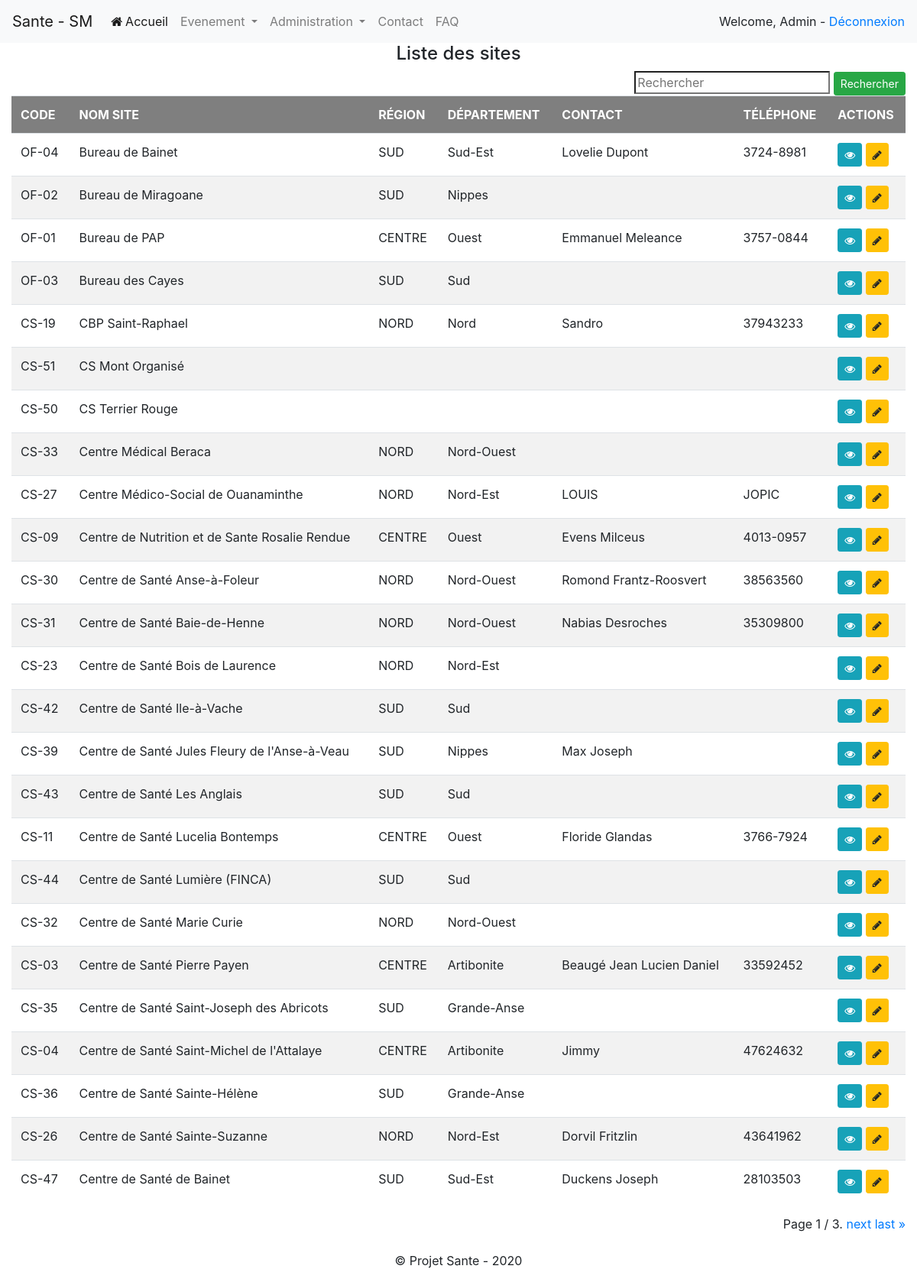
The page /list_sites/ (signed in) on the database its author committed.
### smonitoring/models.py (models this page shows, shortened)
class Site(models.Model):
	code = models.CharField(max_length=10,unique=True)
	type_site = models.CharField(max_length=10)
	nom = models.CharField(max_length=100)
	sigle = models.CharField(max_length=10, default=None, blank=True,null=True)
	region = models.CharField(max_length=100)
	departement = models.CharField(max_length=30)
	commune = models.CharField(max_length=100)
	adresse = models.CharField(max_length=100, default=None, blank=True,null=True)
	pepfar = models.CharField(max_length=10, choices = PEPFAR_CHOICES)
	contact_1 = models.CharField(max_length=100)
	tel_1 = models.CharField(max_length=100)
	contact_2 = models.CharField(max_length=100, default=None, blank=True,null=True)
	tel_2 = models.CharField(max_length=100, default=None, blank=True,null=True)
	fai = models.CharField(max_length=100, choices= FAI_CHOICES)
	internet = models.CharField(max_length=15, choices = EL_CHOICES)
	isante = models.CharField(max_length=15, choices = EL_CHOICES)
	fingerprint = models.CharField(max_length=15, choices = EL_CHOICES)

### smonitoring/views.py (the view)
# urls.py: path("list_sites/",views.list_sites,name="list_sites"),
@login_required
def list_sites(request,page=1):
	page_title = 'Liste des sites'
	context = {
		"page_title":page_title
	}
	PER_PAGE = 25
	site_list = Site.objects.all().order_by('nom')
	paginator = Paginator(site_list,PER_PAGE)
	page_number = request.GET.get('page')
	page_obj = paginator.get_page(page_number)
	context['liste_sites']=page_obj
	return render(request, 'site_list.html', context)

### smonitoring/templates/site_list.html (shortened to what this page needs)
{% extends "layout.html" %}
{% block body %}
	<h4 class="text-center">{{ page_title }}</h4>
	<form method="GET">
			<div class="pull-right">
					<input type="search" name="search" id="search" placeholder="Rechercher" />
					<button type="submit" class="btn btn-sm btn-success">Rechercher</button>
			</div>
	</form>
	<div class="table-responsive">
		<table class="table table-striped table-hover">
			<th>Code</th><th>Nom site</th><th>Région</th><th>Département</th><th>Contact</th><th>téléphone</th><th>Actions</th>
			{% if liste_sites %}
				{% for site in liste_sites %}
				<tr>
					<td>{{site.code}}</td><td>{{site.nom}}</td><td>{{site.region}}</td><td>{{site.departement}}</td><td>{{site.contact_1}}</td><td>{{site.tel_1}}</td>
					<td>
						<a href="#" class="btn btn-info btn-sm"><span class="fa fa-eye" title="Voir"></span></a>
						<a href="{% url 'edit_site' site.id %}" class="btn btn-warning btn-sm"><span class="fa fa-pencil" title="Modifier"></span></a>
					</td>
				</tr>
				{% endfor %}
			{% endif %}
		</table>
	</div>
<div class="pagination pull-right">
    <span class="step-links">
        <span class="current">
            Page {{ liste_sites.number }} / {{ liste_sites.paginator.num_pages }}.
        </span>
        {% if liste_sites.has_next %}
            <a href="?page={{ liste_sites.next_page_number }}">next</a>
            <a href="?page={{ liste_sites.paginator.num_pages }}">last &raquo;</a>
        {% endif %}
    </span>
</div>
{% endblock %}

### smonitoring/templates/layout.html (shortened to what this page needs)
<!DOCTYPE html>
<html>
<head>
	<link rel="stylesheet" href="https://maxcdn.bootstrapcdn.com/bootstrap/4.4.1/css/bootstrap.min.css">
	<link rel="stylesheet" href="https://stackpath.bootstrapcdn.com/font-awesome/4.7.0/css/font-awesome.min.css">
	{% load static %}
	<link rel="stylesheet" href="{%  static 'css/mystyle.css' %}">
</head>
<body>
	<nav class="navbar sticky-top navbar-expand-lg navbar-light bg-light">
	  <a class="navbar-brand" href="{% url 'index' %}">Sante - SM</a>
	  <div class="collapse navbar-collapse" id="navbarSupportedContent">
		<ul class="navbar-nav mr-auto">
		  <li class="nav-item active">
			<a class="nav-link" href="{% url 'index' %}"><span class="fa fa-home">&nbsp;</span>Accueil <span class="sr-only">(current)</span></a>
		  </li>
		{% if user.is_authenticated %}
		<li class="nav-item dropdown">
			<a class="nav-link dropdown-toggle" href="#" id="navbarDropdown" role="button" data-toggle="dropdown" aria-haspopup="true" aria-expanded="false">
			Evenement
			</a>
		</li>
		{% endif %}
		{% if user.is_staff %}
		<li class="nav-item dropdown">
			<a class="nav-link dropdown-toggle" href="#" id="navbarDropdown" role="button" data-toggle="dropdown" aria-haspopup="true" aria-expanded="false">
			Administration
			</a>
		</li>
		{% endif %}
		  <li class="nav-item">
			<a class="nav-link" href="#">Contact</a>
		  </li>
		  <li class="nav-item">
			<a class="nav-link" href="#" title="Foire aux questions" >FAQ</a>
		  </li>
		</ul>
		<div class="pull-right">
			{% if user.is_authenticated %}
				{% if user.first_name %}
					<span class="togle-case">Welcome, {{ user.first_name }} - </span>
				{% else %}
					<span class="togle-case">Welcome, {{ user.username }} - </span>
				{% endif %}
			<a href= "{% url 'logout' %}" >Déconnexion</a>
			{% else %}
			<a class="mr-2" href="#" ><span class="fa fa-user">&nbsp;</span>Inscription</a>
			<a class="" href="{% url 'login' %}" ><span class="fa fa-sign-in">&nbsp;</span>Connexion</a>
			{% endif %}
		</div>
	  </div>
	</nav>
	<div class="container-fluid" style="min-height:200px;">
		{% block body %}
		{% endblock body %}
	</div>
	<footer class="footer text-center mt-5">
		<p class="">&copy; Projet Sante - 2020</p>
	</footer>
</body>
</html>

### smonitoring/static/css/mystyle.css (style rules this page uses)
th { background-color: #7F7F7F ; color: #FFFFFF; text-transform: uppercase; }
.togle-case { text-transform: capitalize; }

### rows shown on the page
Site: code "OF-04", nom "Bureau de Bainet", region "SUD", departement "Sud-Est", contact_1 "Lovelie Dupont", tel_1 "3724-8981"
Site: code "OF-02", nom "Bureau de Miragoane", region "SUD", departement "Nippes"
Site: code "OF-01", nom "Bureau de PAP", region "CENTRE", departement "Ouest", contact_1 "Emmanuel Meleance", tel_1 "3757-0844"
Site: code "OF-03", nom "Bureau des Cayes", region "SUD", departement "Sud"
Site: code "CS-19", nom "CBP Saint-Raphael", region "NORD", departement "Nord", contact_1 "Sandro", tel_1 "37943233"
Site: code "CS-51", nom "CS Mont Organisé"
Site: code "CS-50", nom "CS Terrier Rouge"
Site: code "CS-33", nom "Centre Médical Beraca", region "NORD", departement "Nord-Ouest"
Site: code "CS-27", nom "Centre Médico-Social de Ouanaminthe", region "NORD", departement "Nord-Est", contact_1 "LOUIS", tel_1 "JOPIC"
Site: code "CS-09", nom "Centre de Nutrition et de Sante Rosalie Rendue", region "CENTRE", departement "Ouest", contact_1 "Evens Milceus", tel_1 "4013-0957"
Site: code "CS-30", nom "Centre de Santé Anse-à-Foleur", region "NORD", departement "Nord-Ouest", contact_1 "Romond Frantz-Roosvert", tel_1 "38563560"
Site: code "CS-31", nom "Centre de Santé Baie-de-Henne", region "NORD", departement "Nord-Ouest", contact_1 "Nabias Desroches", tel_1 "35309800"
Site: code "CS-23", nom "Centre de Santé Bois de Laurence", region "NORD", departement "Nord-Est"
Site: code "CS-42", nom "Centre de Santé Ile-à-Vache", region "SUD", departement "Sud"
Site: code "CS-39", nom "Centre de Santé Jules Fleury de l'Anse-à-Veau", region "SUD", departement "Nippes", contact_1 "Max Joseph"
Site: code "CS-43", nom "Centre de Santé Les Anglais", region "SUD", departement "Sud"
Site: code "CS-11", nom "Centre de Santé Lucelia Bontemps", region "CENTRE", departement "Ouest", contact_1 "Floride Glandas", tel_1 "3766-7924"
Site: code "CS-44", nom "Centre de Santé Lumière (FINCA)", region "SUD", departement "Sud"
Site: code "CS-32", nom "Centre de Santé Marie Curie", region "NORD", departement "Nord-Ouest"
Site: code "CS-03", nom "Centre de Santé Pierre Payen", region "CENTRE", departement "Artibonite", contact_1 "Beaugé Jean Lucien Daniel", tel_1 "33592452"
Site: code "CS-35", nom "Centre de Santé Saint-Joseph des Abricots", region "SUD", departement "Grande-Anse"
Site: code "CS-04", nom "Centre de Santé Saint-Michel de l'Attalaye", region "CENTRE", departement "Artibonite", contact_1 "Jimmy", tel_1 "47624632"
Site: code "CS-36", nom "Centre de Santé Sainte-Hélène", region "SUD", departement "Grande-Anse"
Site: code "CS-26", nom "Centre de Santé Sainte-Suzanne", region "NORD", departement "Nord-Est", contact_1 "Dorvil Fritzlin", tel_1 "43641962"
Site: code "CS-47", nom "Centre de Santé de Bainet", region "SUD", departement "Sud-Est", contact_1 "Duckens Joseph", tel_1 "28103503"

### other values the page prints
{{ user.username }} "Admin"
{{ page_title }} "Liste des sites"
{{ liste_sites.number }} "1"
{{ liste_sites.paginator.num_pages }} "3"
